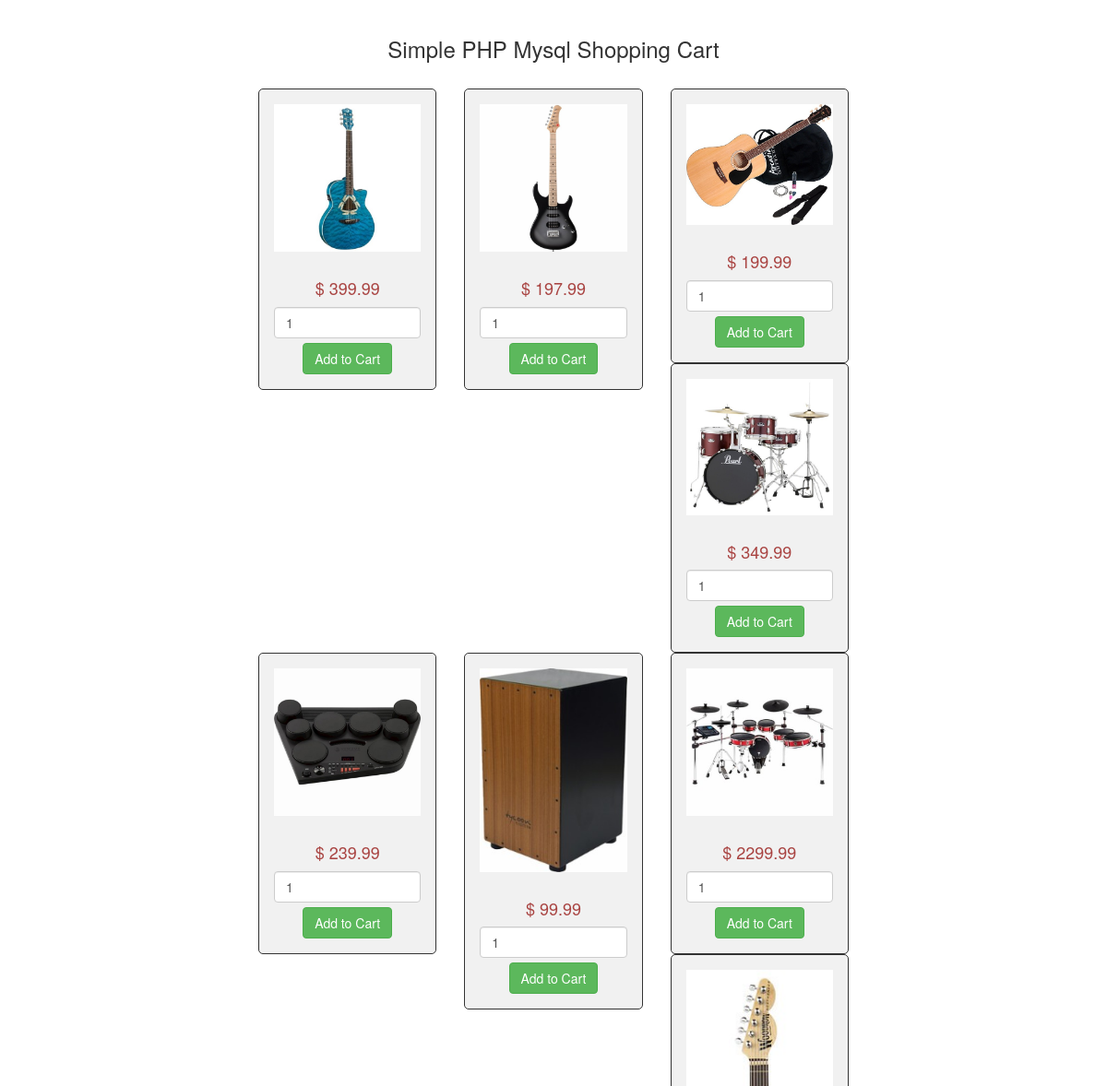
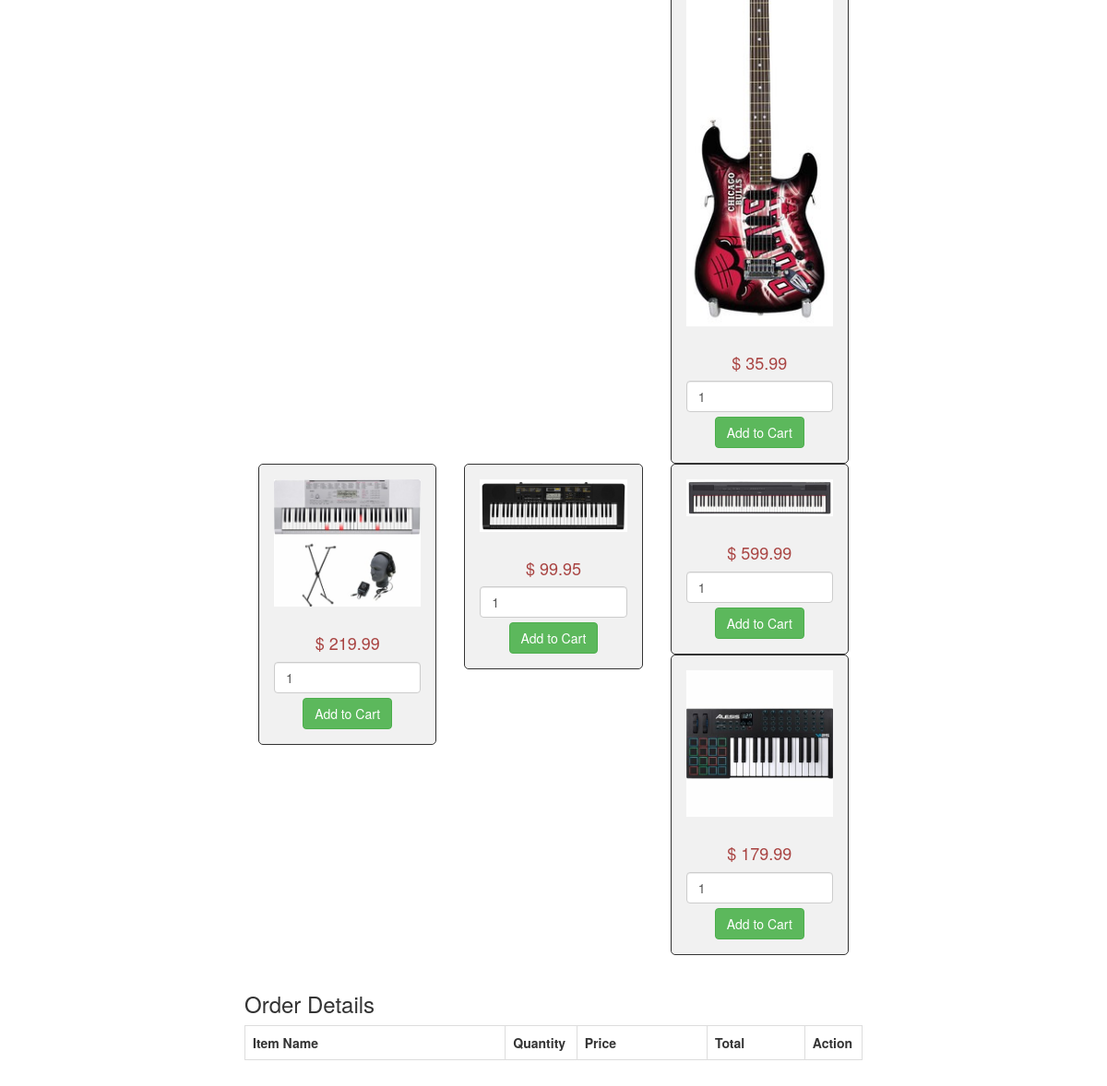
The app's page /shopping_cart.php with its own data (2 pictures, top to bottom).
### tables this page shows
CREATE TABLE `products` (
  `id` int(11) NOT NULL,
  `productType` varchar(55) NOT NULL,
  `brand` varchar(55) NOT NULL,
  `productName` varchar(255) NOT NULL,
  `image` varchar(255) NOT NULL,
  `price` double(10,2) NOT NULL,
  `added_day` timestamp NOT NULL DEFAULT CURRENT_TIMESTAMP ON UPDATE CURRENT_TIMESTAMP
);

### shopping_cart.php (the view, shortened to what this page needs)
<?php
 $connect = mysqli_connect("localhost", "root", "", "music_land");
 ?>
<!DOCTYPE html>
<html>
<head>
	<link rel="stylesheet" href="https://maxcdn.bootstrapcdn.com/bootstrap/3.3.6/css/bootstrap.min.css" />
</head>
<body>
<br />
<div class="container" style="width:700px;">
	<h3 align="center">Simple PHP Mysql Shopping Cart</h3><br />
	<?php
	$query = "SELECT * FROM products ORDER BY id ASC";
	$result = mysqli_query($connect, $query);
	if(mysqli_num_rows($result) > 0)
	{
		while($row = mysqli_fetch_array($result))
		{
			?>
			<div class="col-md-4">
				<form method="post" action="shopping_cart.php?action=add&id=<?php echo $row["id"]; ?>">
					<div style="border:1px solid #333; background-color:#f1f1f1; border-radius:5px; padding:16px;" align="center">
						<img src="guitars/<?php echo $row["image"]; ?>" class="img-responsive" /><br />
						<h4 class="text-danger">$ <?php echo $row["price"]; ?></h4>
						<input type="text" name="quantity" class="form-control" value="1" />
						<input type="submit" name="add_to_cart" style="margin-top:5px;" class="btn btn-success" value="Add to Cart" />
					</div>
				</form>
			</div>
			<?php
		}
	}
	?>
	<br />
	<h3>Order Details</h3>
	<div class="table-responsive">
		<table class="table table-bordered">
			<tr>
				<th width="40%">Item Name</th>
				<th width="10%">Quantity</th>
				<th width="20%">Price</th>
				<th width="15%">Total</th>
				<th width="5%">Action</th>
			</tr>
		</table>
	</div>
</div>
<br />
</body>
</html>

### records on screen
products: image (picture), price "399.99"
products: image (picture), price "197.99"
products: image (picture), price "199.99"
products: image (picture), price "349.99"
products: image (picture), price "239.99"
products: image (picture), price "99.99"
products: image (picture), price "2299.99"
products: image (picture), price "35.99"
products: image (picture), price "219.99"
products: image (picture), price "99.95"
products: image (picture), price "599.99"
products: image (picture), price "179.99"
